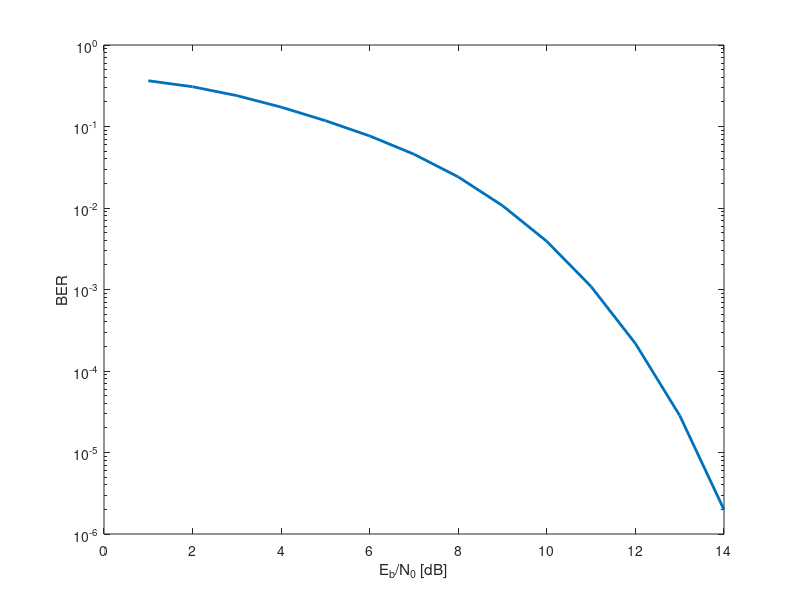

The MATLAB source for this figure: (Note: this script raises an error after producing the figure.)
clear all

tic

special_mag_sync    = 0;
special_mag_detec   = 0;
fft_zp              = 1;

enAdc = 1;
en1     = 1;
enfft   = 1;
en2     = 0;
en3     = 0;
en4     = 0;
engrz   = 0;
en5     = 0;

adc_res = 8;
fp1f    = 4;
fp1i    = 4;
fpfftf  = 0;
fpffti  = 0;
fp2f    = 0;
fp2i    = 0;
fp3f    = 0;
fp3i    = 0;
fp4f    = 0;
fp4i    = 0;
fpgrzf  = 0;
fpgrzi  = 0;
fp5f    = 0;
fp5i    = 0;

if isempty(who('reference_ber')) %plot the theoretical curve only once
    figure('name','Magnitude sync comparison');
    reference_ber = [0.36428    0.30752     0.23929     0.17286     0.11792     0.076568    0.045705 ...
                     0.024046   0.010676    0.003895    0.0010839   0.0002173   2.8429e-05  1.9881e-06];
    semilogy(1:14, reference_ber,'LineWidth',2.0,'DisplayName','reference');
    xlabel('E_b/N_0 [dB]');
    ylabel('BER');
    hold on;
end

integer_part    = [3 3 3 3 3 4 4 4 4 4 5 5 5 5 5];
fractional_part = [4 5 6 7 8 4 5 6 7 8 4 5 6 7 8];

for i=1:length(integer_part)
    [integer_part(i) fractional_part(i)]

    fpfftf = fractional_part(i);
    fpffti = integer_part(i);

    tic

    berfinalbck = executer( adc_res, special_mag_sync, special_mag_detec, fft_zp, ...
                            enAdc, en1, en2, en3, en4, en5, enfft, engrz, fp1f, fp1i, fpfftf, fpffti, ...
                            fp2f, fp2i, fp3f, fp3i, fp4f, fp4i, fpgrzf, fpgrzi, fp5f, fp5i);
    toc

    s = string(string(integer_part(i))+"|"+string(fractional_part(i)));
    semilogy(1:14, berfinalbck,'LineWidth',1.4,'DisplayName',s);
end

load gong.mat;
sound(y(1:1500));

toc